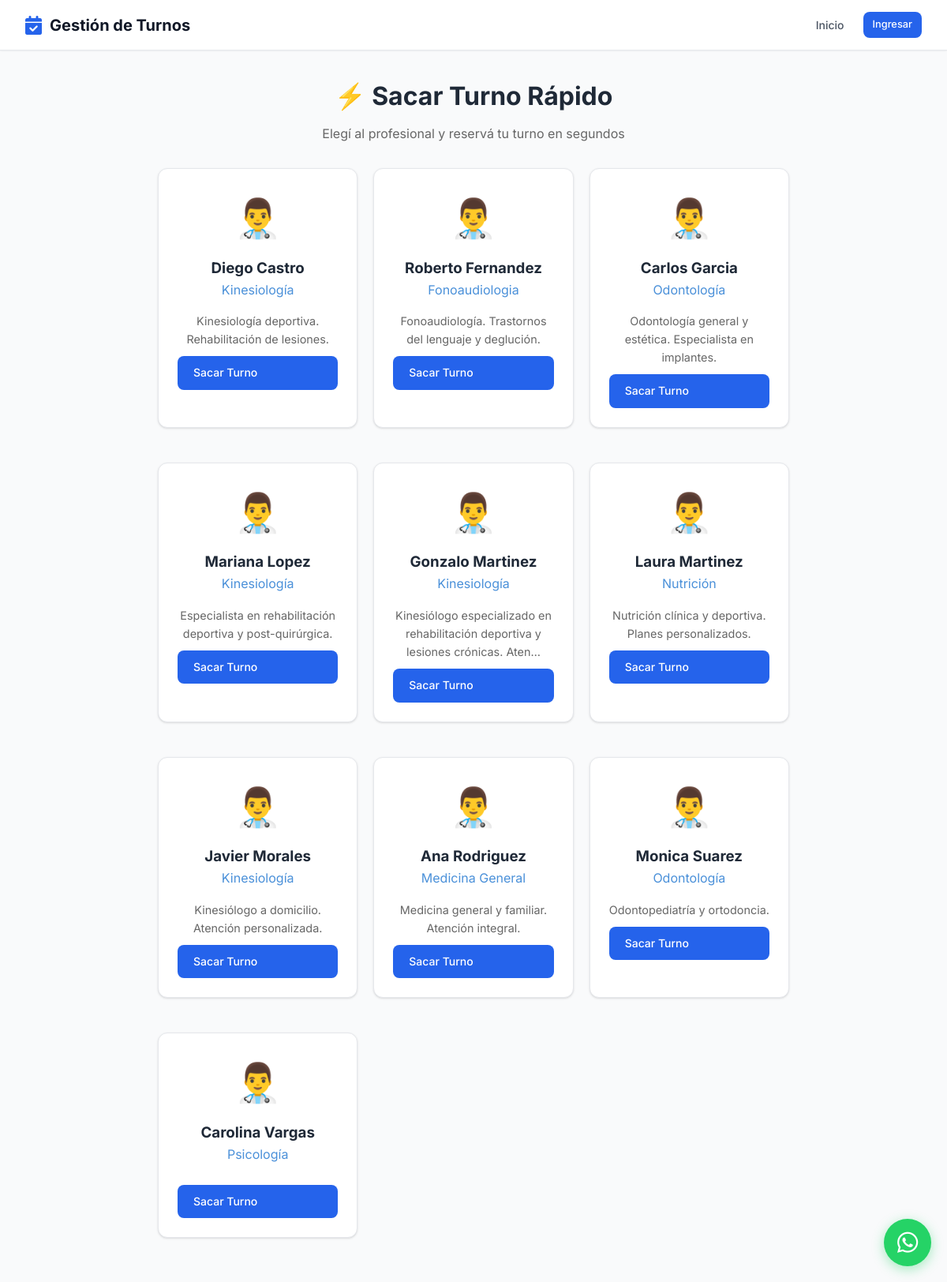
Page /turnos/sacar-turno/ on the committed database.
### profesionales/models.py (models this page shows, shortened)
class Profesional(Persona):
    ESPECIALIDADES = [
        ('odontologia', 'Odontología'),
        ('kinesiologia', 'Kinesiología'),
        ('psicologia', 'Psicología'),
        ('nutricion', 'Nutrición'),
        ('cardiologia', 'Cardiología'),
        ('medicina_general', 'Medicina General'),
        ('dermatologia', 'Dermatología'),
        ('estetica', 'Estética'),
        ('pediatria', 'Pediatría'),
        ('traumatologia', 'Traumatología'),
        ('veterinaria', 'Veterinaria'),
        ('fonoaudiologia', 'Fonoaudiologia'),
        ('otro', 'Otro'),
    ]
    usuario = models.OneToOneField(
        'usuarios.Usuario',
        on_delete=models.CASCADE,
        verbose_name='Usuario'
    )
    especialidad = models.CharField(
        max_length=50,
        choices=ESPECIALIDADES,
        verbose_name='Especialidad'
    )
    matricula = models.CharField(
        max_length=50,
        blank=True,
        verbose_name='Matrícula Profesional'
    )
    color_calendario = models.CharField(
        max_length=7,
        default='#4A90D9',
        verbose_name='Color en Calendario'
    )
    acepta_obra_social = models.BooleanField(
        default=False,
        verbose_name='Acepta Obra Social'
    )
    descripcion = models.TextField(
        blank=True,
        verbose_name='Descripción Profesional'
    )
    foto = models.ImageField(
    upload_to='profesionales/',
    blank=True,
    null=True,
    verbose_name='Foto de Perfil'
    )
    establecimientos = models.ManyToManyField(
    'establecimientos.Establecimiento',
    blank=True,
    related_name='profesionales',
    verbose_name='Consultorios donde atiende'
    )
    frase_destacada = models.CharField(max_length=200, blank=True, verbose_name='Frase destacada')
    precio_particular = models.DecimalField(max_digits=10, decimal_places=2, null=True, blank=True, verbose_name='Precio consulta particular')
    obras_sociales_texto = models.TextField(blank=True, verbose_name='Obras sociales (texto libre)')
    servicios_texto = models.TextField(blank=True, verbose_name='Servicios / Especializaciones')
    servicios_destacados = models.TextField(blank=True, verbose_name='Servicios destacados')
    especializaciones = models.TextField(blank=True, verbose_name='Especializaciones')
    atiende_por_orden = models.BooleanField(
    default=False,
    verbose_name='Atiende por orden de llegada'
)
    obras_sociales = models.ManyToManyField(
        'obras_sociales.ObraSocial',
        blank=True,
        related_name='profesionales',
        verbose_name='Obras Sociales'
    )
    planes = models.ManyToManyField(
        'obras_sociales.Plan',
        blank=True,
        verbose_name='Planes'
    )
    class Meta:
        verbose_name = 'Profesional'
        verbose_name_plural = 'Profesionales'
        ordering = ['apellido', 'nombre']

### turnos/views.py (the view)
# urls.py: path('sacar-turno/', views.sacar_turno_rapido, name='sacar_turno'),
def sacar_turno_rapido(request, profesional_id=None):
    if profesional_id:
        profesional = get_object_or_404(Profesional, id=profesional_id, activo=True)
        return mostrar_formulario_turno(request, profesional)
    profesionales = Profesional.objects.filter(activo=True)
    return render(request, 'turnos/elegir_profesional.html', {
        'profesionales': profesionales
    })

### core_app/models.py (called while the page is built)
    @property
    def nombre_completo(self):
        return f"{self.nombre} {self.apellido}"

### turnos/templates/turnos/elegir_profesional.html (shortened to what this page needs)
{% extends 'core_app/base.html' %}
{% block content %}
<div style="max-width: 800px; margin: 0 auto;">
    <h1 style="text-align: center; margin-bottom: 10px;">⚡ Sacar Turno Rápido</h1>
    <p style="text-align: center; color: #666; margin-bottom: 30px;">
        Elegí al profesional y reservá tu turno en segundos
    </p>
    {% if profesionales %}
        <div style="display: grid; grid-template-columns: repeat(auto-fill, minmax(250px, 1fr)); gap: 20px;">
            {% for prof in profesionales %}
            <div class="card" style="text-align: center;">
                <div style="font-size: 3em; margin-bottom: 10px;">👨‍⚕️</div>
                <h3>{{ prof.nombre_completo }}</h3>
                <p style="color: #4A90D9; margin-bottom: 15px;">
                    {{ prof.get_especialidad_display }}
                </p>
                {% if prof.descripcion %}
                    <p style="color: #666; font-size: 0.9em;">{{ prof.descripcion|truncatechars:80 }}</p>
                {% endif %}
                <a href="{% url 'sacar_turno_profesional' prof.id %}" class="btn" style="width: 100%; margin-top: 10px;">
                    Sacar Turno
                </a>
            </div>
            {% endfor %}
        </div>
    {% else %}
        <div class="card" style="text-align: center; padding: 40px;">
            <p>No hay profesionales disponibles en este momento.</p>
        </div>
    {% endif %}
</div>
{% endblock %}

### core_app/templates/core_app/base.html (style rules this page uses)
:root { --primary: #2563eb; --primary-dark: #1d4ed8; --primary-light: #dbeafe; --success: #059669; --success-light: #d1fae5; --warning: #d97706; --warning-light: #fef3c7; --danger: #dc2626; --danger-light: #fee2e2; --info: #0891b2; --info-light: #cffafe; --gray-50: #f9fafb; --gray-100: #f3f4f6; --gray-200: #e5e7eb; --gray-300: #d1d5db; --gray-400: #9ca3af; --gray-500: #6b7280; --gray-600: #4b5563; --gray-700: #374151; --gray-800: #1f2937; --gray-900: #111827; --white: #ffffff; --shadow-sm: 0 1px 2px 0 rgba(0, 0, 0, 0.05); --shadow: 0 1px 3px 0 rgba(0, 0, 0, 0.1), 0 1px 2px -1px rgba(0, 0, 0, 0.1); --shadow-md: 0 4px 6px -1px rgba(0, 0, 0, 0.1), 0 2px 4px -2px rgba(0, 0, 0, 0.1); --shadow-lg: 0 10px 15px -3px rgba(0, 0, 0, 0.1), 0 4px 6px -4px rgba(0, 0, 0, 0.1); --radius-sm: 6px; --radius: 8px; --radius-lg: 12px; --radius-xl: 16px; }
* { margin: 0; padding: 0; box-sizing: border-box; }
body { font-family: 'Inter', -apple-system, BlinkMacSystemFont, 'Segoe UI', sans-serif; background-color: var(--gray-50); color: var(--gray-800); line-height: 1.6; -webkit-font-smoothing: antialiased; }
.btn { display: inline-flex; align-items: center; gap: 8px; padding: 10px 20px; background: var(--primary); color: var(--white); text-decoration: none; border-radius: var(--radius); border: none; cursor: pointer; font-size: 0.875rem; font-weight: 500; transition: all 0.2s ease; font-family: inherit; white-space: nowrap; }
.card { background: var(--white); border-radius: var(--radius-lg); padding: 24px; margin-bottom: 24px; box-shadow: var(--shadow); border: 1px solid var(--gray-200); transition: box-shadow 0.2s ease; }

### rows in the picture
Profesional: nombre_completo "Diego Castro", especialidad "Kinesiología", descripcion "Kinesiología deportiva. Rehabilitación de lesiones."
Profesional: nombre_completo "Roberto Fernandez", especialidad "Fonoaudiologia", descripcion "Fonoaudiología. Trastornos del lenguaje y deglución."
Profesional: nombre_completo "Carlos Garcia", especialidad "Odontología", descripcion "Odontología general y estética. Especialista en implantes."
Profesional: nombre_completo "Mariana Lopez", especialidad "Kinesiología", descripcion "Especialista en rehabilitación deportiva y post-quirúrgica."
Profesional: nombre_completo "Gonzalo Martinez", especialidad "Kinesiología", descripcion "Kinesiólogo especializado en rehabilitación deportiva y lesiones crónicas. Aten…"
Profesional: nombre_completo "Laura Martinez", especialidad "Nutrición", descripcion "Nutrición clínica y deportiva. Planes personalizados."
Profesional: nombre_completo "Javier Morales", especialidad "Kinesiología", descripcion "Kinesiólogo a domicilio. Atención personalizada."
Profesional: nombre_completo "Ana Rodriguez", especialidad "Medicina General", descripcion "Medicina general y familiar. Atención integral."
Profesional: nombre_completo "Monica Suarez", especialidad "Odontología", descripcion "Odontopediatría y ortodoncia."
Profesional: nombre_completo "Carolina Vargas", especialidad "Psicología"
